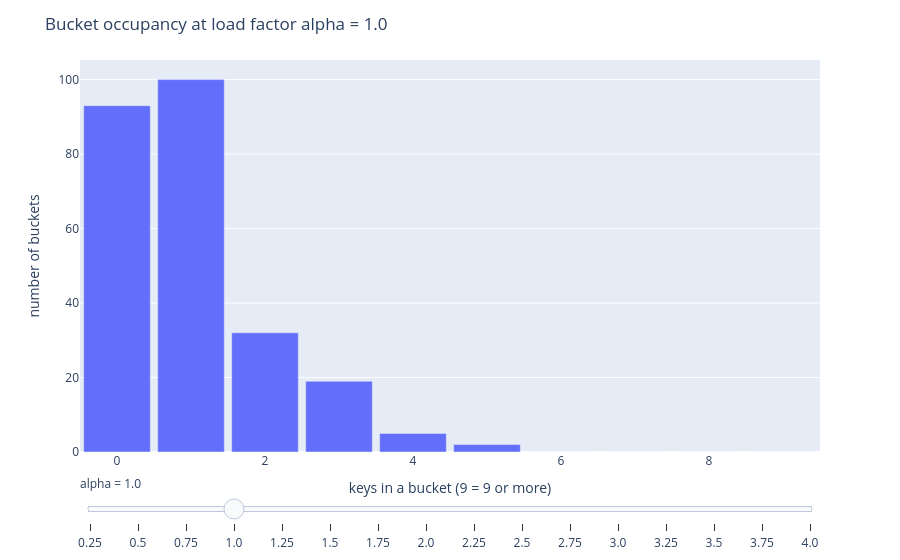

The notebook cell this image was saved under:
### Markdown cell above
## Collisions vs. load factor

The map grows to keep its load factor low — but that hides what collisions actually look like. So here growth is turned off (`grow=False`) with $m = 251$ buckets fixed, and $n = \alpha m$ random keys are inserted through the same hash. The chart counts how many buckets end up holding $0, 1, 2, \dots$ keys. Drag the slider to raise the load factor $\alpha$: buckets with two or more keys — collisions — grow quadratically, exactly as $\binom{n}{2}$ predicts, which is why the real map resizes at $\alpha = 0.75$ rather than letting $\alpha$ climb.

### Code cell
import plotly.graph_objects as go

random.seed(0)
m = PRIMES[6]
load_factors = [round(0.25 * t, 2) for t in range(1, 17)]
max_len = 9

fig = go.Figure()
for alpha in load_factors:
    hm = HashMap(m, grow=False)
    n = int(round(alpha * m))
    for key in random.sample(range(1_000_000), n):
        hm.put(key, None)
    sizes = [len(bucket) for bucket in hm.buckets]
    counts = [sizes.count(j) for j in range(max_len)]
    counts.append(sum(s >= max_len for s in sizes))
    fig.add_trace(go.Bar(x=list(range(max_len + 1)), y=counts,
                         visible=(alpha == 1.0), name=f"alpha={alpha}"))

steps = [
    dict(method="update",
         args=[{"visible": [j == idx for j in range(len(load_factors))]},
               {"title": f"Bucket occupancy at load factor alpha = {alpha}"}],
         label=str(alpha))
    for idx, alpha in enumerate(load_factors)
]
fig.update_layout(
    sliders=[dict(active=load_factors.index(1.0),
                  currentvalue={"prefix": "alpha = "}, steps=steps)],
    title="Bucket occupancy at load factor alpha = 1.0",
    xaxis_title="keys in a bucket (9 = 9 or more)",
    yaxis_title="number of buckets",
    bargap=0.1,
    margin=dict(t=60),
)
fig.show()

### Figure 1 — Plotly figure (JSON) as saved in the notebook; plotly's stock layout.template omitted (floating-point values rounded to 4 significant figures)
{"data": [{"name": "alpha=0.25", "type": "bar", "visible": false, "x": [0, 1, 2, 3, 4, 5, 6, 7, 8, 9], "y": [195, 49, 7, 0, 0, 0, 0, 0, 0, 0]}, {"name": "alpha=0.5", "type": "bar", "visible": false, "x": [0, 1, 2, 3, 4, 5, 6, 7, 8, 9], "y": [152, 74, 23, 2, 0, 0, 0, 0, 0, 0]}, {"name": "alpha=0.75", "type": "bar", "visible": false, "x": [0, 1, 2, 3, 4, 5, 6, 7, 8, 9], "y": [117, 92, 33, 6, 3, 0, 0, 0, 0, 0]}, {"name": "alpha=1.0", "type": "bar", "visible": true, "x": [0, 1, 2, 3, 4, 5, 6, 7, 8, 9], "y": [93, 100, 32, 19, 5, 2, 0, 0, 0, 0]}, {"name": "alpha=1.25", "type": "bar", "visible": false, "x": [0, 1, 2, 3, 4, 5, 6, 7, 8, 9], "y": [68, 97, 56, 20, 7, 1, 2, 0, 0, 0]}, {"name": "alpha=1.5", "type": "bar", "visible": false, "x": [0, 1, 2, 3, 4, 5, 6, 7, 8, 9], "y": [46, 97, 65, 27, 12, 4, 0, 0, 0, 0]}, {"name": "alpha=1.75", "type": "bar", "visible": false, "x": [0, 1, 2, 3, 4, 5, 6, 7, 8, 9], "y": [44, 75, 58, 53, 17, 3, 1, 0, 0, 0]}, {"name": "alpha=2.0", "type": "bar", "visible": false, "x": [0, 1, 2, 3, 4, 5, 6, 7, 8, 9], "y": [38, 61, 65, 47, 32, 6, 2, 0, 0, 0]}, {"name": "alpha=2.25", "type": "bar", "visible": false, "x": [0, 1, 2, 3, 4, 5, 6, 7, 8, 9], "y": [28, 54, 70, 46, 38, 10, 4, 1, 0, 0]}, {"name": "alpha=2.5", "type": "bar", "visible": false, "x": [0, 1, 2, 3, 4, 5, 6, 7, 8, 9], "y": [21, 69, 48, 48, 27, 25, 7, 5, 0, 1]}, {"name": "alpha=2.75", "type": "bar", "visible": false, "x": [0, 1, 2, 3, 4, 5, 6, 7, 8, 9], "y": [13, 49, 59, 55, 37, 22, 13, 2, 1, 0]}, {"name": "alpha=3.0", "type": "bar", "visible": false, "x": [0, 1, 2, 3, 4, 5, 6, 7, 8, 9], "y": [13, 42, 48, 61, 41, 22, 15, 5, 3, 1]}, {"name": "alpha=3.25", "type": "bar", "visible": false, "x": [0, 1, 2, 3, 4, 5, 6, 7, 8, 9], "y": [9, 38, 49, 57, 41, 22, 15, 15, 5, 0]}, {"name": "alpha=3.5", "type": "bar", "visible": false, "x": [0, 1, 2, 3, 4, 5, 6, 7, 8, 9], "y": [2, 25, 52, 57, 49, 32, 25, 4, 2, 3]}, {"name": "alpha=3.75", "type": "bar", "visible": false, "x": [0, 1, 2, 3, 4, 5, 6, 7, 8, 9], "y": [4, 19, 44, 49, 55, 39, 23, 12, 5, 1]}, {"name": "alpha=4.0", "type": "bar", "visible": false, "x": [0, 1, 2, 3, 4, 5, 6, 7, 8, 9], "y": [4, 21, 25, 57, 45, 48, 30, 13, 4, 4]}], "layout": {"bargap": 0.1, "margin": {"t": 60}, "sliders": [{"active": 3, "currentvalue": {"prefix": "alpha = "}, "steps": [{"args": [{"visible": [true, false, false, false, false, false, false, false, false, false, false, false, false, false, false, false]}, {"title": "Bucket occupancy at load factor alpha = 0.25"}], "label": "0.25", "method": "update"}, {"args": [{"visible": [false, true, false, false, false, false, false, false, false, false, false, false, false, false, false, false]}, {"title": "Bucket occupancy at load factor alpha = 0.5"}], "label": "0.5", "method": "update"}, {"args": [{"visible": [false, false, true, false, false, false, false, false, false, false, false, false, false, false, false, false]}, {"title": "Bucket occupancy at load factor alpha = 0.75"}], "label": "0.75", "method": "update"}, {"args": [{"visible": [false, false, false, true, false, false, false, false, false, false, false, false, false, false, false, false]}, {"title": "Bucket occupancy at load factor alpha = 1.0"}], "label": "1.0", "method": "update"}, {"args": [{"visible": [false, false, false, false, true, false, false, false, false, false, false, false, false, false, false, false]}, {"title": "Bucket occupancy at load factor alpha = 1.25"}], "label": "1.25", "method": "update"}, {"args": [{"visible": [false, false, false, false, false, true, false, false, false, false, false, false, false, false, false, false]}, {"title": "Bucket occupancy at load factor alpha = 1.5"}], "label": "1.5", "method": "update"}, {"args": [{"visible": [false, false, false, false, false, false, true, false, false, false, false, false, false, false, false, false]}, {"title": "Bucket occupancy at load factor alpha = 1.75"}], "label": "1.75", "method": "update"}, {"args": [{"visible": [false, false, false, false, false, false, false, true, false, false, false, false, false, false, false, false]}, {"title": "Bucket occupancy at load factor alpha = 2.0"}], "label": "2.0", "method": "update"}, {"args": [{"visible": [false, false, false, false, false, false, false, false, true, false, false, false, false, false, false, false]}, {"title": "Bucket occupancy at load factor alpha = 2.25"}], "label": "2.25", "method": "update"}, {"args": [{"visible": [false, false, false, false, false, false, false, false, false, true, false, false, false, false, false, false]}, {"title": "Bucket occupancy at load factor alpha = 2.5"}], "label": "2.5", "method": "update"}, {"args": [{"visible": [false, false, false, false, false, false, false, false, false, false, true, false, false, false, false, false]}, {"title": "Bucket occupancy at load factor alpha = 2.75"}], "label": "2.75", "method": "update"}, {"args": [{"visible": [false, false, false, false, false, false, false, false, false, false, false, true, false, false, false, false]}, {"title": "Bucket occupancy at load factor alpha = 3.0"}], "label": "3.0", "method": "update"}, {"args": [{"visible": [false, false, false, false, false, false, false, false, false, false, false, false, true, false, false, false]}, {"title": "Bucket occupancy at load factor alpha = 3.25"}], "label": "3.25", "method": "update"}, {"args": [{"visible": [false, false, false, false, false, false, false, false, false, false, false, false, false, true, false, false]}, {"title": "Bucket occupancy at load factor alpha = 3.5"}], "label": "3.5", "method": "update"}, {"args": [{"visible": [false, false, false, false, false, false, false, false, false, false, false, false, false, false, true, false]}, {"title": "Bucket occupancy at load factor alpha = 3.75"}], "label": "3.75", "method": "update"}, {"args": [{"visible": [false, false, false, false, false, false, false, false, false, false, false, false, false, false, false, true]}, {"title": "Bucket occupancy at load factor alpha = 4.0"}], "label": "4.0", "method": "update"}]}], "title": {"text": "Bucket occupancy at load factor alpha = 1.0"}, "xaxis": {"title": {"text": "keys in a bucket (9 = 9 or more)"}}, "yaxis": {"title": {"text": "number of buckets"}}}}
